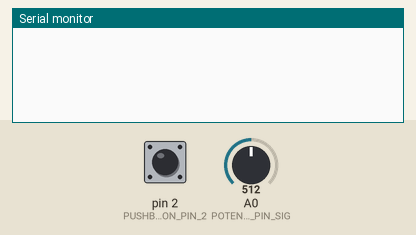
Simulated run of this sketch. Board: Arduino Leonardo, built with avr-gcc and run on an emulated ATmega32U4. On the bench: the last lines printed to the serial monitor. Inputs (shaded band) come from the test bench; at power-on: A0 (POTENTIOMETER_PIN_SIG) = 512, pin 2 (PUSHBUTTON_PIN_2) LOW. USB keyboard and mouse output is not drawn.

Above: at 1.2 s.
1.3 s: A0 (POTENTIOMETER_PIN_SIG) set to 716
At 2.6 s:
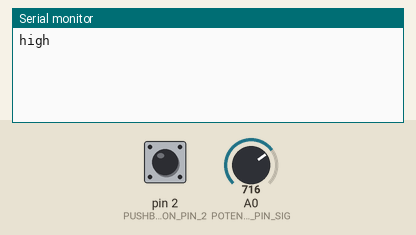
2.9 s: A0 (POTENTIOMETER_PIN_SIG) set to 511
At 3.9 s:
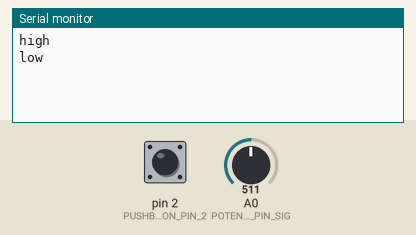
4.5 s: A0 (POTENTIOMETER_PIN_SIG) set to 0
At 5.1 s:
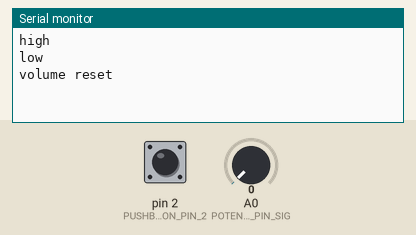
6.0 s: A0 (POTENTIOMETER_PIN_SIG) set to 1023
At 7.5 s:
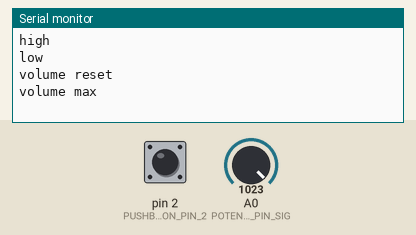

Measured:
- after the input at 1.3 s, the serial monitor: prints a new line after 0.12 s (image 1)
- after the input at 2.9 s, the serial monitor: prints a new line after 0.12 s (image 2)
- after the input at 4.5 s, the serial monitor: prints a new line at once (image 3)
- after the input at 6.0 s, the serial monitor: prints a new line at once (image 4)

The sketch:

leoplay.ino
```cpp
// Include Libraries
#include "Arduino.h"
#include "Potentiometer.h"
#include "Button.h"
#include "IR.h"
#include "IRremote.h"
#include "IRremoteInt.h"
#include <Keyboard.h>


// Pin Definitions
#define POTENTIOMETER_PIN_SIG	A0
#define PUSHBUTTON_PIN_2	2
#define IR_PIN_OUT  3


// Global variables and defines

// object initialization
Potentiometer potentiometer(POTENTIOMETER_PIN_SIG);
Button pushButton(PUSHBUTTON_PIN_2);
IR ir(IR_PIN_OUT);

const int THRESHOLD = 3;
int volume = 0;

// Setup the essentials for your circuit to work. It runs first every time your circuit is powered with electricity.
void setup()
{
    // Setup Serial which is useful for debugging
    // Use the Serial Monitor to view printed messages
    Serial.begin(9600);
    while (!Serial) ; // wait for serial port to connect. Needed for native USB
    //Serial.println("start");

    pushButton.init();
    ir.init();
    volume = potentiometer.read();
    Keyboard.begin();
}

// Main logic of your circuit. It defines the interaction between the components you selected. After setup, it runs over and over again, in an eternal loop.
void loop()
{
    // handle volume
    int potentiometerVal = potentiometer.read();
    //Serial.print(F("Val: ")); Serial.println(potentiometerVal);
    if (potentiometerVal != volume) {
      changeVolume(potentiometerVal);
      delay(300);
    }

    // check buttons
    bool pushButtonVal = pushButton.read();
    //Serial.print(F("push button: ")); Serial.println(pushButtonVal);
    if (pushButtonVal == true) {
        pause();
        delay(300);
    }

    // check ir
    long irCode =  ir.detect();
    if (irCode && irCode != 0xFFFFFFFF) {
        if (irCode == 0xFFA857) {
          volumeUp();
        } else if (irCode == 0xFFE01F) {
          volumeDown();
        } else if (irCode == 0xFFC23D) {
          pause();
        } else {
          Serial.print("0x");
          Serial.println(irCode, HEX);
        }
        delay(100);
    }

    delay(100);
}

void changeVolume(int newVolume)  {
  if (newVolume == 0) {
        Serial.println("volume reset");
        pressCtrlWithKey(KEY_F8);
    } else if (newVolume == 1023) {
        Serial.println("volume max");
        pressCtrlWithKey(KEY_F2);
    } else if (newVolume > volume + THRESHOLD) {
        volumeUp();
        Serial.println("high");
    } else if (newVolume < volume - THRESHOLD) {
        volumeDown();
        Serial.println("low");
    }
    volume = newVolume;
}

void volumeUp() {
  pressCtrlWithKey(KEY_F7);
}

void volumeDown() {
  pressCtrlWithKey(KEY_F6);
}

void pause() {
  Keyboard.print(' ');
}

void pressCtrlWithKey(int key)  {
    Keyboard.press(KEY_LEFT_CTRL);
    Keyboard.press(key);
    delay(100);
    Keyboard.releaseAll();
}

/*******************************************************

*    Circuito.io is an automatic generator of schematics and code for off
*    the shelf hardware combinations.

*    Copyright (C) 2016 Roboplan Technologies Ltd.

*    This program is free software: you can redistribute it and/or modify
*    it under the terms of the GNU General Public License as published by
*    the Free Software Foundation, either version 3 of the License, or
*    (at your option) any later version.

*    This program is distributed in the hope that it will be useful,
*    but WITHOUT ANY WARRANTY; without even the implied warranty of
*    MERCHANTABILITY or FITNESS FOR A PARTICULAR PURPOSE.  See the
*    GNU General Public License for more details.

*    You should have received a copy of the GNU General Public License
*    along with this program.  If not, see <http://www.gnu.org/licenses/>.

*    In addition, and without limitation, to the disclaimers of warranties
*    stated above and in the GNU General Public License version 3 (or any
*    later version), Roboplan Technologies Ltd. ("Roboplan") offers this
*    program subject to the following warranty disclaimers and by using
*    this program you acknowledge and agree to the following:
*    THIS PROGRAM IS PROVIDED ON AN "AS IS" AND "AS AVAILABLE" BASIS, AND
*    WITHOUT WARRANTIES OF ANY KIND EITHER EXPRESS OR IMPLIED.  ROBOPLAN
*    HEREBY DISCLAIMS ALL WARRANTIES, EXPRESS OR IMPLIED, INCLUDING BUT
*    NOT LIMITED TO IMPLIED WARRANTIES OF MERCHANTABILITY, TITLE, FITNESS
*    FOR A PARTICULAR PURPOSE, NON-INFRINGEMENT, AND THOSE ARISING BY
*    STATUTE OR FROM A COURSE OF DEALING OR USAGE OF TRADE.
*    YOUR RELIANCE ON, OR USE OF THIS PROGRAM IS AT YOUR SOLE RISK.
*    ROBOPLAN DOES NOT GUARANTEE THAT THE PROGRAM WILL BE FREE OF, OR NOT
*    SUSCEPTIBLE TO, BUGS, SECURITY BREACHES, OR VIRUSES. ROBOPLAN DOES
*    NOT WARRANT THAT YOUR USE OF THE PROGRAM, INCLUDING PURSUANT TO
*    SCHEMATICS, INSTRUCTIONS OR RECOMMENDATIONS OF ROBOPLAN, WILL BE SAFE
*    FOR PERSONAL USE OR FOR PRODUCTION OR COMMERCIAL USE, WILL NOT
*    VIOLATE ANY THIRD PARTY RIGHTS, WILL PROVIDE THE INTENDED OR DESIRED
*    RESULTS, OR OPERATE AS YOU INTENDED OR AS MAY BE INDICATED BY ROBOPLAN.
*    YOU HEREBY WAIVE, AGREE NOT TO ASSERT AGAINST, AND RELEASE ROBOPLAN,
*    ITS LICENSORS AND AFFILIATES FROM, ANY CLAIMS IN CONNECTION WITH ANY OF
*    THE ABOVE.
********************************************************/
```

AnalogReader.cpp
```cpp
#include "AnalogReader.h"

#include <Arduino.h>

AnalogReader::AnalogReader(const int pin) : m_pin(pin) {}

/**
 * Read analog value from board ADC
 */
int AnalogReader::read()
{
	return analogRead(m_pin);
}
```

AnalogReader.h
```cpp
#ifndef _ANALOG_READER_H
#define _ANALOG_READER_H

class AnalogReader
{
	public:
		AnalogReader(const int pin);
		int read();

	private:
		const int m_pin;
};
#endif //_ANALOG_READER_H
```

Button.cpp
```cpp
#include "Button.h"

#include <Arduino.h>


Button::Button(const int pin) : m_pin(pin)
{

}

void Button::init()
{

  pinMode(m_pin, INPUT);
  // set begin state
  m_lastButtonState = read();
}


//read button state.
bool Button::read()
{
  return digitalRead(m_pin);

}


//In General:
//if button is not pushed function will return LOW (0).
//if it is pushed function will return HIGH (1).

bool Button::onChange()
{
  //read button state. '1' is pushed, '0' is not pushed.
  bool reading = read();
  // If the switch changed, due to noise or pressing:
  if (reading != m_lastButtonState) {
    // reset the debouncing timer
    m_lastDebounceTime = millis();
    m_pressFlag = 1;
  }

  if ((millis() - m_lastDebounceTime) > m_debounceDelay) {
    // whatever the reading is at, it's been there for longer
    // than the debounce delay, so take it as the actual current state:

    // if the button state has changed:
    if (m_pressFlag) { //reading != m_lastButtonState) {
      //update the buton state
      m_pressFlag = 0;

      // save the reading.  Next time through the loop,
      m_lastButtonState = reading;
      return 1;

    }
  }
  m_lastButtonState = reading;

  return 0;

}

bool Button::onPress()
{
  //read button state. '1' is pushed, '0' is not pushed.
  bool reading = read();
  // If the switch changed, due to noise or pressing:
  if (reading == HIGH && m_lastButtonState == LOW) {
    // reset the debouncing timer
    m_lastDebounceTime = millis();
    m_pressFlag = 1;
  }

  if ((millis() - m_lastDebounceTime) > m_debounceDelay) {
    // whatever the reading is at, it's been there for longer
    // than the debounce delay, so take it as the actual current state:

    // if the button state has changed:
    if (m_pressFlag) {
      // save the reading.  Next time through the loop,
      m_pressFlag = 0;
      m_lastButtonState = reading;
      return 1;

    }
  }
  m_lastButtonState = reading;

  return 0;

}

bool Button::onRelease()
{
  //read button state. '1' is pushed, '0' is not pushed.
  bool reading = read();
  // If the switch changed, due to noise or pressing:
  if (reading == LOW && m_lastButtonState == HIGH) {
    // reset the debouncing timer
    m_lastDebounceTime = millis();
    m_pressFlag = 1;
  }

  if ((millis() - m_lastDebounceTime) > m_debounceDelay) {
    // whatever the reading is at, it's been there for longer
    // than the debounce delay, so take it as the actual current state:

    // if the button state has changed:
    if ( m_pressFlag) { //reading == LOW && m_lastButtonState == HIGH) {
      // save the reading.  Next time through the loop,
      m_lastButtonState = reading;
      m_pressFlag = 0;
      return 1;

    }
  }
  m_lastButtonState = reading;

  return 0;

}
```

Button.h
```cpp
#ifndef _BUTTON_H_
#define _BUTTON_H_


//button  class:
class Button {
  public:
    Button(const int pin);
    //initialize button instance
    void init();
    //Read button state - without debounce
    bool read();
    //return True on both button events, Press or Release
    bool onChange();
    //return True only on Press
    bool onPress();
    //return True only on Release
    bool onRelease();


  private:
    const int m_pin;
    bool m_lastButtonState; //state variables
    long m_lastDebounceTime = 0;  // the last time the output pin was toggled
    const int m_debounceDelay = 50;    // the debounce time; increase if the output flickers
    bool m_pressFlag = 0;

};

#endif //_BUTTON_H_
```

IR.cpp
```cpp
#include "IR.h"

IR::IR(const int pin) : m_pin(pin), m_receiver(pin)
{
}

void IR::init()
{
  m_receiver.enableIRIn(); // Start the receiver
}

long int IR::detect()
{
  if (m_receiver.decode(&results))
  {
    m_receiver.resume();
    return results.value;
  }
  else{
    return 0;
    }

}
```

IR.h
```cpp
#ifndef _IR_H_
#define _IR_H_

#include "IRremote.h"

/* Receive and decode IR signals
*
*  This library is an envelop to Chris Young's library
*  which is available at https://github.com/cyborg5
*
*  Checkout Adafruit's great guide at
*  https://learn.adafruit.com/using-an-infrared-library
*
*
*/

class IR : public decode_results
{
    public:
        IR(const int pin);

        // wait for IR signal. If a signal was correctly decoded return its value, otherwise return 0
        // this function blocks until some signal is received
        long int detect();
        void init();

        void Resume();

    private:

        // Receiver object
        IRrecv   m_receiver;

        // Decoder object
        decode_results results;

        // pin connected to sensor
        const int m_pin;

};

#endif
```

Potentiometer.cpp
```cpp
#include "Potentiometer.h"

Potentiometer::Potentiometer(int pin) : AnalogReader(pin) {}
```

Potentiometer.h
```cpp
/** \addtogroup Potentiometer
 *  @{
 */

#ifndef POTENTIOMETER_H
#define POTENTIOMETER_H

#include "AnalogReader.h"

class Potentiometer : public AnalogReader
{
	public:
		Potentiometer(int pin);

};
#endif //POTENTIOMETER
/** @}*/
```

ir_Aiwa.cpp
```cpp
#include "IRremote.h"
#include "IRremoteInt.h"

//==============================================================================
//                         AAA   IIIII  W   W   AAA
//                        A   A    I    W   W  A   A
//                        AAAAA    I    W W W  AAAAA
//                        A   A    I    W W W  A   A
//                        A   A  IIIII   WWW   A   A
//==============================================================================

// Based off the RC-T501 RCU
// Lirc file http://lirc.sourceforge.net/remotes/aiwa/RC-T501

#define AIWA_RC_T501_HZ            38
#define AIWA_RC_T501_BITS          15
#define AIWA_RC_T501_PRE_BITS      26
#define AIWA_RC_T501_POST_BITS      1
#define AIWA_RC_T501_SUM_BITS    (AIWA_RC_T501_PRE_BITS + AIWA_RC_T501_BITS + AIWA_RC_T501_POST_BITS)
#define AIWA_RC_T501_HDR_MARK    8800
#define AIWA_RC_T501_HDR_SPACE   4500
#define AIWA_RC_T501_BIT_MARK     500
#define AIWA_RC_T501_ONE_SPACE    600
#define AIWA_RC_T501_ZERO_SPACE  1700

//+=============================================================================
#if SEND_AIWA_RC_T501
void  IRsend::sendAiwaRCT501 (int code)
{
	unsigned long  pre = 0x0227EEC0;  // 26-bits

	// Set IR carrier frequency
	enableIROut(AIWA_RC_T501_HZ);

	// Header
	mark(AIWA_RC_T501_HDR_MARK);
	space(AIWA_RC_T501_HDR_SPACE);

	// Send "pre" data
	for (unsigned long  mask = 1UL << (26 - 1);  mask;  mask >>= 1) {
		mark(AIWA_RC_T501_BIT_MARK);
		if (pre & mask)  space(AIWA_RC_T501_ONE_SPACE) ;
		else             space(AIWA_RC_T501_ZERO_SPACE) ;
	}

//-v- THIS CODE LOOKS LIKE IT MIGHT BE WRONG - CHECK!
//    it only send 15bits and ignores the top bit
//    then uses TOPBIT which is 0x80000000 to check the bit code
//    I suspect TOPBIT should be changed to 0x00008000

	// Skip first code bit
	code <<= 1;
	// Send code
	for (int  i = 0;  i < 15;  i++) {
		mark(AIWA_RC_T501_BIT_MARK);
		if (code & 0x80000000)  space(AIWA_RC_T501_ONE_SPACE) ;
		else                    space(AIWA_RC_T501_ZERO_SPACE) ;
		code <<= 1;
	}

//-^- THIS CODE LOOKS LIKE IT MIGHT BE WRONG - CHECK!

	// POST-DATA, 1 bit, 0x0
	mark(AIWA_RC_T501_BIT_MARK);
	space(AIWA_RC_T501_ZERO_SPACE);

	mark(AIWA_RC_T501_BIT_MARK);
	space(0);
}
#endif

//+=============================================================================
#if DECODE_AIWA_RC_T501
bool  IRrecv::decodeAiwaRCT501 (decode_results *results)
{
	int  data   = 0;
	int  offset = 1;

	// Check SIZE
	if (irparams.rawlen < 2 * (AIWA_RC_T501_SUM_BITS) + 4)  return false ;

	// Check HDR Mark/Space
	if (!MATCH_MARK (results->rawbuf[offset++], AIWA_RC_T501_HDR_MARK ))  return false ;
	if (!MATCH_SPACE(results->rawbuf[offset++], AIWA_RC_T501_HDR_SPACE))  return false ;

	offset += 26;  // skip pre-data - optional
	while(offset < irparams.rawlen - 4) {
		if (MATCH_MARK(results->rawbuf[offset], AIWA_RC_T501_BIT_MARK))  offset++ ;
		else                                                             return false ;

		// ONE & ZERO
		if      (MATCH_SPACE(results->rawbuf[offset], AIWA_RC_T501_ONE_SPACE))   data = (data << 1) | 1 ;
		else if (MATCH_SPACE(results->rawbuf[offset], AIWA_RC_T501_ZERO_SPACE))  data = (data << 1) | 0 ;
		else                                                                     break ;  // End of one & zero detected
		offset++;
	}

	results->bits = (offset - 1) / 2;
	if (results->bits < 42)  return false ;

	results->value       = data;
	results->decode_type = AIWA_RC_T501;
	return true;
}
#endif
```

ir_Denon.cpp
```cpp
#include "IRremote.h"
#include "IRremoteInt.h"

// Reverse Engineered by looking at RAW dumps generated by IRremote

// I have since discovered that Denon publish all their IR codes:
//  https://www.google.co.uk/search?q=DENON+MASTER+IR+Hex+Command+Sheet
//  -> http://assets.denon.com/documentmaster/us/denon%20master%20ir%20hex.xls

// Having looked at the official Denon Pronto sheet and reverse engineered
// the timing values from it, it is obvious that Denon have a range of
// different timings and protocols ...the values here work for my AVR-3801 Amp!

//==============================================================================
//                    DDDD   EEEEE  N   N   OOO   N   N
//                     D  D  E      NN  N  O   O  NN  N
//                     D  D  EEE    N N N  O   O  N N N
//                     D  D  E      N  NN  O   O  N  NN
//                    DDDD   EEEEE  N   N   OOO   N   N
//==============================================================================

#define BITS          14  // The number of bits in the command

#define HDR_MARK     300  // The length of the Header:Mark
#define HDR_SPACE    750  // The lenght of the Header:Space

#define BIT_MARK     300  // The length of a Bit:Mark
#define ONE_SPACE   1800  // The length of a Bit:Space for 1's
#define ZERO_SPACE   750  // The length of a Bit:Space for 0's

//+=============================================================================
//
#if SEND_DENON
void  IRsend::sendDenon (unsigned long data,  int nbits)
{
	// Set IR carrier frequency
	enableIROut(38);

	// Header
	mark (HDR_MARK);
	space(HDR_SPACE);

	// Data
	for (unsigned long  mask = 1UL << (nbits - 1);  mask;  mask >>= 1) {
		if (data & mask) {
			mark (BIT_MARK);
			space(ONE_SPACE);
		} else {
			mark (BIT_MARK);
			space(ZERO_SPACE);
		}
	}

	// Footer
	mark(BIT_MARK);
    space(0);  // Always end with the LED off
}
#endif

//+=============================================================================
//
#if DECODE_DENON
bool  IRrecv::decodeDenon (decode_results *results)
{
	unsigned long  data   = 0;  // Somewhere to build our code
	int            offset = 1;  // Skip the Gap reading

	// Check we have the right amount of data
	if (irparams.rawlen != 1 + 2 + (2 * BITS) + 1)  return false ;

	// Check initial Mark+Space match
	if (!MATCH_MARK (results->rawbuf[offset++], HDR_MARK ))  return false ;
	if (!MATCH_SPACE(results->rawbuf[offset++], HDR_SPACE))  return false ;

	// Read the bits in
	for (int i = 0;  i < BITS;  i++) {
		// Each bit looks like: MARK + SPACE_1 -> 1
		//                 or : MARK + SPACE_0 -> 0
		if (!MATCH_MARK(results->rawbuf[offset++], BIT_MARK))  return false ;

		// IR data is big-endian, so we shuffle it in from the right:
		if      (MATCH_SPACE(results->rawbuf[offset], ONE_SPACE))   data = (data << 1) | 1 ;
		else if (MATCH_SPACE(results->rawbuf[offset], ZERO_SPACE))  data = (data << 1) | 0 ;
		else                                                        return false ;
		offset++;
	}

	// Success
	results->bits        = BITS;
	results->value       = data;
	results->decode_type = DENON;
	return true;
}
#endif
```

Source omitted: irPronto.cpp (15123 bytes), ir_Dish.cpp (1718 bytes), ir_JVC.cpp (2891 bytes), ir_LG.cpp (2393 bytes), ir_Lego_PF.cpp (3811 bytes), ir_Mitsubishi.cpp (3030 bytes), ir_NEC.cpp (2730 bytes), ir_Panasonic.cpp (2696 bytes), ir_RC5_RC6.cpp (5882 bytes), ir_Samsung.cpp (2740 bytes), ir_Sanyo.cpp (2622 bytes), ir_Sharp.cpp (2281 bytes) and 3 more
